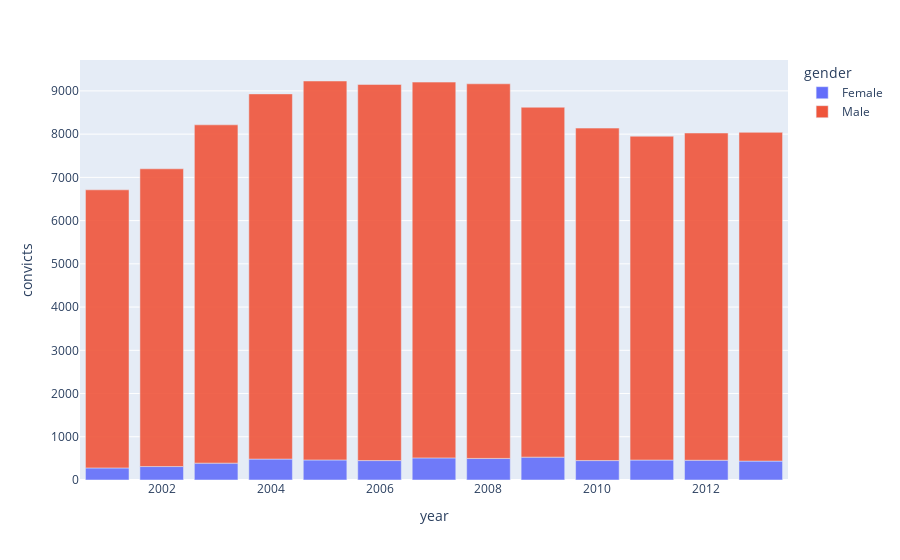

Here is the notebook cell this chart was saved with:
### Code cell
barchart = px.bar(
data_frame=df2,
x="year",
y="convicts",
color="gender", # differentiate color of marks
opacity=0.9, # set opacity of markers (from 0 to 1)
orientation="v", # 'v','h': orientation of the marks
barmode='relative' ) # in 'overlay' mode, bars are top of one another.
# in 'group' mode, bars are placed beside each other.
# in 'relative' mode, bars are stacked above (+) or below (-) zero.

pio.show(barchart)

### Figure 1 — Plotly figure (JSON) as saved in the notebook; plotly's stock layout.template omitted (floating-point values rounded to 4 significant figures)
{"data": [{"alignmentgroup": "True", "hovertemplate": "gender=Female<br>year=%{x}<br>convicts=%{y}<extra></extra>", "legendgroup": "Female", "marker": {"color": "#636efa", "opacity": 0.9, "pattern": {"shape": ""}}, "name": "Female", "offsetgroup": "Female", "orientation": "v", "showlegend": true, "textposition": "auto", "type": "bar", "x": [2001, 2002, 2003, 2004, 2005, 2006, 2007, 2008, 2009, 2010, 2011, 2012, 2013], "xaxis": "x", "y": [279, 311, 390, 484, 463, 449, 511, 499, 529, 449, 461, 457, 437], "yaxis": "y"}, {"alignmentgroup": "True", "hovertemplate": "gender=Male<br>year=%{x}<br>convicts=%{y}<extra></extra>", "legendgroup": "Male", "marker": {"color": "#EF553B", "opacity": 0.9, "pattern": {"shape": ""}}, "name": "Male", "offsetgroup": "Male", "orientation": "v", "showlegend": true, "textposition": "auto", "type": "bar", "x": [2001, 2002, 2003, 2004, 2005, 2006, 2007, 2008, 2009, 2010, 2011, 2012, 2013], "xaxis": "x", "y": [6433, 6887, 7825, 8447, 8766, 8700, 8692, 8665, 8093, 7690, 7491, 7569, 7604], "yaxis": "y"}], "layout": {"autosize": true, "barmode": "relative", "legend": {"title": {"text": "gender"}, "tracegroupgap": 0}, "margin": {"t": 60}, "xaxis": {"anchor": "y", "autorange": true, "domain": [0, 1], "range": [2000.0, 2014.0], "title": {"text": "year"}, "type": "linear"}, "yaxis": {"anchor": "x", "autorange": true, "domain": [0, 1], "range": [0, 9715.0], "title": {"text": "convicts"}, "type": "linear"}}}
